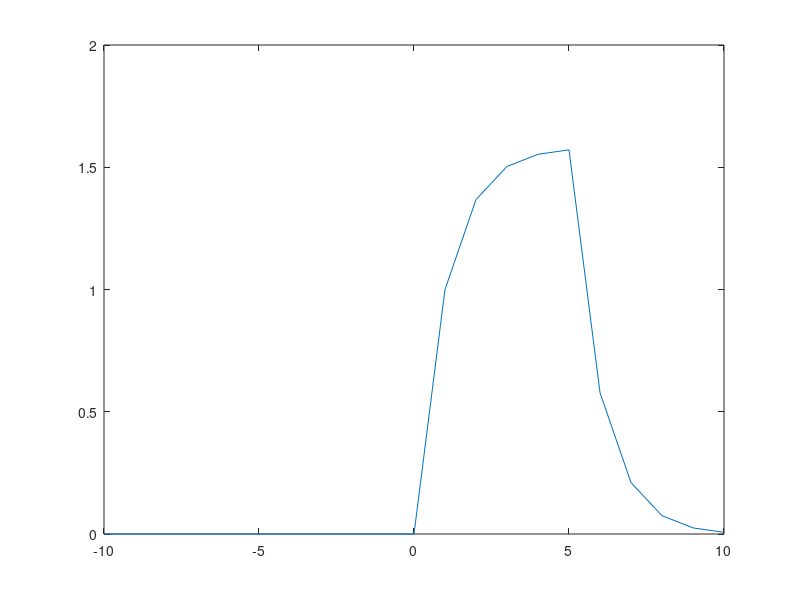

The MATLAB source for this figure:
clc;
clear all;
close all;
n = input("Enter value of t");
t=-2*n:1:2*n;
t1=-n:1:0;
t2=1:1:n;
t3 =-n:1:-1;
t4 = 0:1:n;

h1 = [zeros(1,length(t3))];
h2= ones(1,length(t4)).*exp(-t4);
h = [h1 h2];
x = ones(1,length(t2));
x = [zeros(1,length(t1)) x];
y = conv(x,h);
plot(t,y);

